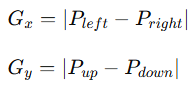
#> input picture IQ_Tool/影像調整說明/image/公式2.PNG, 195 x 86 px
$ python -i lens_test.py   (imports and definitions only)
#> lines starting #> are read from the running program, lines starting #| are printed output that depends on the picture; after the words box and inside, x2 and y2 are one past the last pixel; in counts of white or black regions, pixels touching at a corner belong together
#> further down, picture is the input picture: shape (86, 195, 3); mean B, G, R 243.4, 243.3, 243.4
"""
程式名稱: Lens Flare & Bloom Simulation Tool
作者: Sam 影像處理小幫手
描述: 本程式示範如何在數位影像中實作基於亮度閥值的強光光暈 (Bloom) 效果。
      內含完整的影像處理管線，並預留了進階光學效果擴充介面。
"""

import cv2
import numpy as np


class LensFlareSimulator:

  def __init__(self, threshold_val=200, blur_ksize=51, intensity=0.6):
    """初始化光暈模擬器參數

    :param threshold_val: 決定畫面中哪些高亮度區域會產生光暈 (0-255)
    :param blur_ksize: 高斯模糊核心大小 (必須為奇數)，決定光暈的擴散範圍
    :param intensity: 光暈疊加到原圖上的強度權重
    """
    self.threshold_val = threshold_val
    self.blur_ksize = blur_ksize
    self.intensity = intensity

    # [擴充預留] 可在此初始化鏡頭鬼影(Ghosting)或星芒(Starburst)的設定
    # self.enable_ghosting = False
    # self.enable_starburst = False

  def extract_bright_regions(self, image: np.ndarray) -> np.ndarray:
    """步驟一：萃取影像中的高光區域（模擬強光源）"""
    # 轉換為灰階以計算亮度，或直接在通道上處理
    gray = cv2.cvtColor(image, cv2.COLOR_BGR2GRAY)
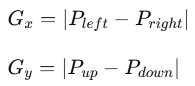
#> gray: shape (86, 195); min 13, max 255, mean 243.3

    # 套用閥值，保留高光部分
    _, bright_mask = cv2.threshold(
        gray, self.threshold_val, 255, cv2.THRESH_BINARY
    )
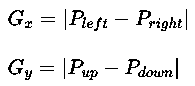
#> bright_mask: shape (86, 195); 93% white; black in thin lines or dots, all inside (x1, y1, x2, y2) = (8, 9, 187, 80)

    # 將遮罩套用到原圖，保留高光色彩
    bright_spots = cv2.bitwise_and(image, image, mask=bright_mask)
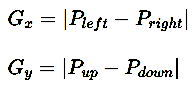
#> bright_spots: shape (86, 195, 3); mean B, G, R 235.6, 236.5, 236.2
    return bright_spots

  def apply_bloom_effect(self, bright_spots: np.ndarray) -> np.ndarray:
    """步驟二：對高光區域進行大範圍模糊，模擬光線在鏡頭內部的散射光暈"""
    # 使用高斯模糊製造擴散的光暈效果
    bloom_layer = cv2.GaussianBlur(
        bright_spots, (self.blur_ksize, self.blur_ksize), 0
    )
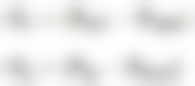
#> bloom_layer: shape (86, 195, 3); mean B, G, R 235.4, 236.4, 236
    return bloom_layer

  # ==========================================
  # [預留擴充功能] 未來可在此新增進階光學模擬方法
  # ==========================================
  def _apply_ghosting_effect(self, image: np.ndarray) -> np.ndarray:
    """[預留] 模擬鏡片間多重反射產生的幾何鬼影

    實作思路: 偵測中心對稱點，將高光區域按比例縮小、反轉並降低透明度疊加。
    """
    # 程式碼尚未實作，留待日後擴充
    pass

  def _apply_starburst_effect(self, image: np.ndarray) -> np.ndarray:
    """[預留] 模擬縮光圈產生的繞射星芒效果

    實作思路: 使用多方向的線性濾鏡 (Line Kernels) 對高光點進行放射狀模糊。
    """
    # 程式碼尚未實作，留待日後擴充
    pass

  def process(self, image: np.ndarray) -> np.ndarray:
    """執行完整的光暈影像處理管線"""
    # 1. 萃取高光
    brights = self.extract_bright_regions(image)

    # 2. 生成光暈層
    bloom = self.apply_bloom_effect(brights)

    # [擴充預留] 若未來啟用鬼影或星芒，可在此調用
    # if self.enable_ghosting:
    #     bloom = cv2.add(bloom, self._apply_ghosting_effect(image))

    # 3. 將光暈層以加權方式與原圖融合 (Screen Blend 效果的簡易替代)
    output = cv2.addWeighted(image, 1.0, bloom, self.intensity, 0)
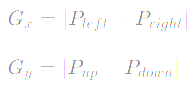
#> output: shape (86, 195, 3); mean B, G, R 252.1, 252, 252

    return output


# ==========================================
# 程式使用範例 (Usage Example)
# ==========================================
# [14 lines not run here, left out]

>>> import cv2
>>> picture = cv2.imread('image/公式2.PNG')
>>> result = LensFlareSimulator().process(picture)
